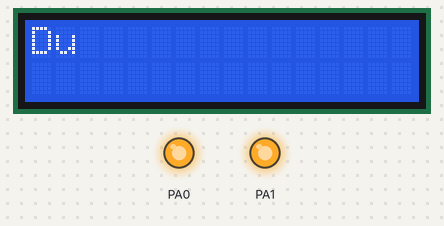
This program was run on a simulated ATtiny2313, built with avr-gcc and emulated at 1 MHz. On the bench: 16×2 character LCD, output pins drawn as LEDs (lit = HIGH). Wiring (inferred from the names in the program): character LCD (HD44780): RS PD2; E PD0; data PB0, PB1, PB2, PB3, PB4, PB5, PB6, PB7. Sleep ends after the set time or at an interrupt; EEPROM starts erased; pins used as bus, display or sensor lines are not drawn. At 10.8 s the program stops and its outputs stay as they are.

Above: at 0.14 s.
At 0.8 s:
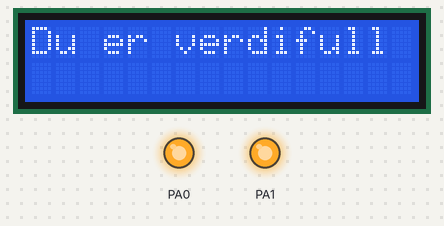
At 10.8 s:
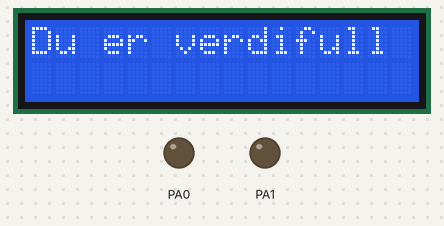
Timing chart, 0 to 12.3 s (numbered marks = the images above):
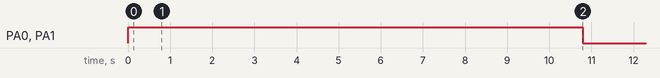

Measured:
- by itself, PA0, PA1: LOW → HIGH at 0.00 s, → LOW 10.8 s later

The program:

main.c
```c
#define F_CPU 1000000UL

#include "lcd.h"
#include "word.h"
#include <avr/io.h>
#include <avr/interrupt.h>
#include <avr/sleep.h>
#include <util/delay.h>

void setup(void)
{
	DDRA |= (1 << PA1) | (1 << PA0);
	PORTA |= (1 << PA1) | (1 << PA0);

	lcd_init();
	lcd_show(next_word());
}

static void shutdown(void)
{
	// Toggle transistors as well
	PORTA &= ~((1 << PA1) | (1 << PA0));
	lcd_kill();
	while (1)
	{
		set_sleep_mode(SLEEP_MODE_PWR_DOWN);
		sleep_mode();
	}
}

int main(void)
{
	setup();
	_delay_ms(10000);
	shutdown();
}
```

word.c
```c
#include "word.h"
#include <avr/eeprom.h>
#include <avr/pgmspace.h>

#define NUM_STRINGS 5
uint8_t eeprom_select EEMEM = 0;
static const char words[] =
	"Du er verdifull\0"
	"Du er vakker\0"
	"Jeg er glad i deg\0"
	"Elsk din neste som deg selv\0"
	"St\xf8rst av alt er kj\xe6rligheten\0";

static const char * find_word(uint8_t n)
{
	const char * start = words;
	const char * end = words+sizeof(words);

	if (n == 0)
		return start;

	while (start < end)
	{
		char c = *start++;
		if (c == '\0')
		{
			n--;
		}
		if (n == 0)
		{
			return start;
		}
	}
	return NULL;
}

const char * next_word(void)
{
	// Read and update counter
	uint8_t select = eeprom_read_byte(&eeprom_select);
	eeprom_write_byte(&eeprom_select, select+1);

	const char * word = find_word(select % NUM_STRINGS);
	if (!word)
	{
		word = words;
	}
	return word;
}
```

word.h
```c
#pragma once

const char * next_word(void);
```

lcd.c
```c
#include "lcd.h"
#include <avr/io.h>
#define F_CPU 1000000UL
#include <util/delay.h>

#define ENABLE				PIND0
#define READ_WRITE			PIND1
#define REGISTER_SELECT		PIND2

static void check_busy(void);
static void send_command(unsigned char cmd);
static void send_char(unsigned char c);
static void toggle(void);
static void next_line(void);

static unsigned char pos=0;

void lcd_show(const char * s)
{
	while (*s)
	{
		char c = *s;
		if (c == 0xf8)
			send_char(0);
		else if (c == 0xe6)
			send_char(1);
		else
			send_char(c);
		s++;
		_delay_ms(50);
		pos++;
		if (pos == 0x10)
			next_line();
	}
}

void lcd_kill(void)
{
	PORTB = 0x0; // Turn off all output
	PORTD &= ~((1 << ENABLE) | (1 << READ_WRITE) | (1 << REGISTER_SELECT));
}

static void create_char(void)
{
	send_command(0x40 | 0x0); // Set CGRAM 0x0
	_delay_us(37);
	// 0 -> ø
	send_char(0b00000);
	send_char(0b00010);
	send_char(0b01110);
	send_char(0b10101);
	send_char(0b10101);
	send_char(0b01110);
	send_char(0b01000);
	send_char(0b00000);

	// 1 -> æ
	send_char(0b00000);
	send_char(0b00000);
	send_char(0b11010);
	send_char(0b00101);
	send_char(0b01111);
	send_char(0b10100);
	send_char(0b01111);
	send_char(0b00000);

	send_command(0x80 | 0x0); // Set DDRAM 0x0
	_delay_us(37);
}

void lcd_init(void)
{
	DDRD |= 1 << ENABLE | 1 << READ_WRITE | 1 << REGISTER_SELECT;
	/* Display Initialization according to ST7066U Datasheet */
	_delay_ms(40);
	send_command(0x38);
	_delay_us(37);
	send_command(0x38);
	_delay_us(37);
	send_command(0b00001100);
	_delay_us(37);
	send_command(0x01);
	_delay_ms(2);
	send_command(0x6);
	_delay_us(37);
	create_char();
	pos=0;
}

static void check_busy(void)
{
	DDRB = 0;
	PORTD |= 1 << READ_WRITE;
	PORTD &= ~(1 << REGISTER_SELECT);
	while (PORTB >= 0x80)
	{
		toggle();
	}
	DDRB = 0xff;
}

static void toggle(void)
{
	PORTD |= 1 << ENABLE;
	asm volatile("nop");
	asm volatile("nop");
	PORTD &= ~ (1 << ENABLE);
}

static void send_command(unsigned char cmd)
{
	check_busy();
	PORTB = cmd;
	PORTD &= ~ ((1<<READ_WRITE) | (1<<REGISTER_SELECT));
	toggle();
	PORTB = 0;
}

static void send_char(unsigned char c)
{
	check_busy();
	PORTB = c;
	PORTD &= ~ (1 << READ_WRITE);
	PORTD |= 1 << REGISTER_SELECT;
	toggle();
	PORTB = 0;
}

static void next_line(void)
{
	send_command(0xc0); // Set DDRAM Address to 0xx40
	_delay_us(37);
}
```

lcd.h
```c
#pragma once

void lcd_init(void);
void lcd_show(const char * s);
void lcd_kill(void);
```
